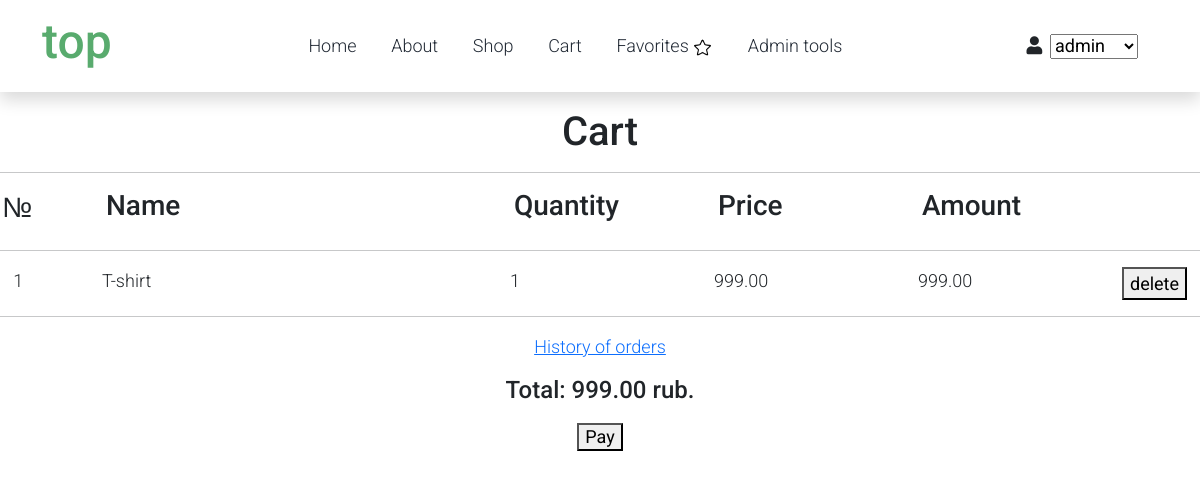
Page /shop/cart_view/ (signed in) on the committed database.
### shop/models.py (models this page shows, shortened)
class OrderItem(models.Model):
    order = models.ForeignKey(Order, on_delete=models.CASCADE)
    product = models.ForeignKey(Product, on_delete=models.PROTECT)
    quantity = models.PositiveIntegerField(default=1)
    price = models.DecimalField(max_digits=20, decimal_places=2)
    discount = models.DecimalField(max_digits=20, decimal_places=2, default=0)
    class Meta:
        ordering = ['pk']
    @property
    def amount(self):
        return self.quantity * (self.price - self.discount)

class Product(models.Model):
    name = models.CharField(max_length=255, verbose_name='product_name')
    code = models.CharField(max_length=255, verbose_name='product_code')
    price = models.DecimalField(max_digits=20, decimal_places=2)
    unit = models.CharField(max_length=255, blank=True, null=True)
    image_url = models.URLField(blank=True, null=True)
    note = models.TextField(blank=True, null=True)
    gender = models.BooleanField(blank=True, null=True)
    fabric = models.CharField(max_length=100, verbose_name='fabricator', null=True)
    type = models.CharField(max_length=100, verbose_name='product_type', null=True)
    is_favorite = models.BooleanField(default=False)
    class Meta:
        ordering = ['pk']
    def __str__(self):
        return f'{self.name}'

class Order(models.Model):
    STATUS_CART = '1_cart'
    STATUS_WAITING_FOR_PAYMENT = '2_waiting_for_payment'
    STATUS_PAID = '3_paid'
    STATUS_CHOICES = [
        (STATUS_CART, 'cart'),
        (STATUS_WAITING_FOR_PAYMENT, 'waiting_for_payment'),
        (STATUS_PAID, 'paid')
    ]
    user = models.ForeignKey(User, on_delete=models.CASCADE)
    status = models.CharField(max_length=32, choices=STATUS_CHOICES, default=STATUS_CART)
    amount = models.DecimalField(max_digits=20, decimal_places=2, blank=True, null=True)
    creation_time = models.DateTimeField(auto_now_add=True)
    payment = models.ForeignKey(Payment, on_delete=models.PROTECT, blank=True, null=True)
    comment = models.TextField(blank=True, null=True)
    class Meta:
        ordering = ['pk']
    @staticmethod
    def get_cart(user: User):
        cart = Order.objects.filter(user=user,
                                    status=Order.STATUS_CART
                                    ).first()
        if cart and (timezone.now() - cart.creation_time).days > 7:
            cart.delete()
            cart = None
        if not cart:
            cart = Order.objects.create(user=user,
                                        status=Order.STATUS_CART,
                                        amount=0)
        return cart

### shop/views.py (the view)
# urls.py: path('cart_view/', cart_view, name='cart_view'),
@login_required(login_url=reverse_lazy('login'))
def cart_view(request):
    cart = Order.get_cart(request.user)
    items = cart.orderitem_set.all()
    context = {
        'cart': cart,
        'items': items,
    }
    return render(request, 'shop/cart.html', context)

### templates/shop/cart.html (shortened to what this page needs)
{% extends 'base.html' %}
{% load static%}
{% block container %}
    <p><h1 style="text-align: center;">Cart</h1>
    <hr>
    <div class="row">
        <div class="col-12 col-md-1 item" style="margin: 2px;">
            <h3>№</h3>
        </div>
        <div class="col-12 col-md-4 item">
            <h3>Name</h3>
        </div>
        <div class="col-12 col-md-2 item">
            <h3>Quantity</h3>
        </div>
        <div class="col-12 col-md-2 item">
            <h3>Price</h3>
        </div>
        <div class="col-12 col-md-2 item">
            <h3>Amount</h3>
        </div>
    </div>
    <hr>
    {% for item in items %}
    <div class="row">
        <div class="col-12 col-md-1 item">
            &nbsp;&nbsp;&nbsp;{{ forloop.counter }}
        </div>
        <div class="col-12 col-md-4 item">
            {{ item.product }}
        </div>
        <div class="col-12 col-md-2 item">
            {{ item.quantity }}
        </div>
        <div class="col-12 col-md-2 item">
            {{ item.price }}
        </div>
        <div class="col-12 col-md-2 item">
            {{ item.amount }}
        </div>
        <div class="col-12 col-md-1 item">
            <form method="post" action="{% url 'cart_delete_item' item.pk %}">
                <button type="submit" style="">delete</button>
            </form>
        </div>
    </div>
{% endfor %}
    <hr>
    <p style="text-align: center;"><a href="{% url 'history_orders' %}">History of orders</a></p>
    <p><h4 style="text-align: center;">Total: {{ cart.amount }} rub.</h4>
    <p><h4 style="text-align: center;">
            <a href="{% url 'make_order' %}">
                <button>Pay</button>
            </a>
        </h4>
{% endblock container %}

### templates/base.html (shortened to what this page needs)
{% load static %}
<!DOCTYPE html>
<html lang="en">
<head>
    <link rel="stylesheet" href="{% static '/css/bootstrap.min.css' %}">
    <link rel="stylesheet" href="{% static '/css/templatemo.css' %}">
    <link rel="stylesheet" href="{% static '/css/custom.css' %}">
    <link rel="stylesheet" href="{% static '/css/fontawesome.min.css' %}">
</head>
<body>
    <nav class="navbar navbar-expand-lg navbar-light shadow">
        <div class="container d-flex justify-content-between align-items-center">
            <a class="navbar-brand text-success logo h1 align-self-center" href="{% url 'index' %}">
                top
            </a>
            <div class="align-self-center collapse navbar-collapse flex-fill  d-lg-flex justify-content-lg-between" id="templatemo_main_nav">
                <div class="flex-fill">
                    <ul class="nav navbar-nav d-flex justify-content-between mx-lg-auto">
                        <li class="nav-item">
                            <a class="nav-link" href="/">Home</a>
                        </li>
                        <li class="nav-item">
                            <a class="nav-link" href="{% url 'about' %}">About</a>
                        </li>
                        <li class="nav-item">
                            <a class="nav-link" href="{% url 'shop' %}">Shop</a>
                        </li>
                        <li class="nav-item">
                            <a class="nav-link" href="{% url 'cart_view' %}">Cart</a>
                        </li>
                        <li class="nav-item">
                            <a class="nav-link" href="{% url 'favorites' %}">Favorites
                                <img src="{% static '/img/favorites-icon.png' %}" style='min-width: 10px; width:20%; max-width: 20px;'>
                            </a>
                        </li>
                        {% if user.is_superuser %}
                        <li class="nav-item">
                            <a class="nav-link" href="/admin">Admin tools</a>
                        </li>
                        {% endif %}
                    </ul>
                </div>
                <div class="navbar align-self-center d-flex">
                    <a class="nav-icon position-relative text-decoration-none" href="#">
                        <i class="fa fa-fw fa-user text-dark mr-3"></i>
                        <select onchange="location = this.value;">
                            <option value="">
                                {% if user.is_authenticated %}
                                    {{ user.username }}
                                {% else %}
                                    Log in / Register
                                {% endif %}
                            </option>
                        </select>
                    </a>
                </div>
            </div>
        </div>
    </nav>
{% block container %}
{% endblock container %}
</body>
</html>

### static/css/templatemo.css (style rules this page uses)
body, ul, li, p, a, label, input, div { font-family: 'Roboto', sans-serif; font-size: 18px !important; font-weight: 300 !important; }
.h1 { font-family: 'Roboto', sans-serif; font-size: 48px !important; font-weight: 200 !important; }
.logo { font-weight: 500 !important; }
.text-success { color: #59ab6e !important; }
#templatemo_main_nav a { color: #212934; }
#templatemo_main_nav .navbar .nav-icon { margin-right: 20px; }
@media (min-width: 768px) { #templatemo_main_nav .navbar-nav { max-width: 450px; } }
@media (min-width: 992px) { #templatemo_main_nav .navbar-nav { max-width: 550px; } }

### rows in the picture
OrderItem: product "T-shirt", quantity "1", price "999.00", amount "999.00"
Order: amount "999.00"
